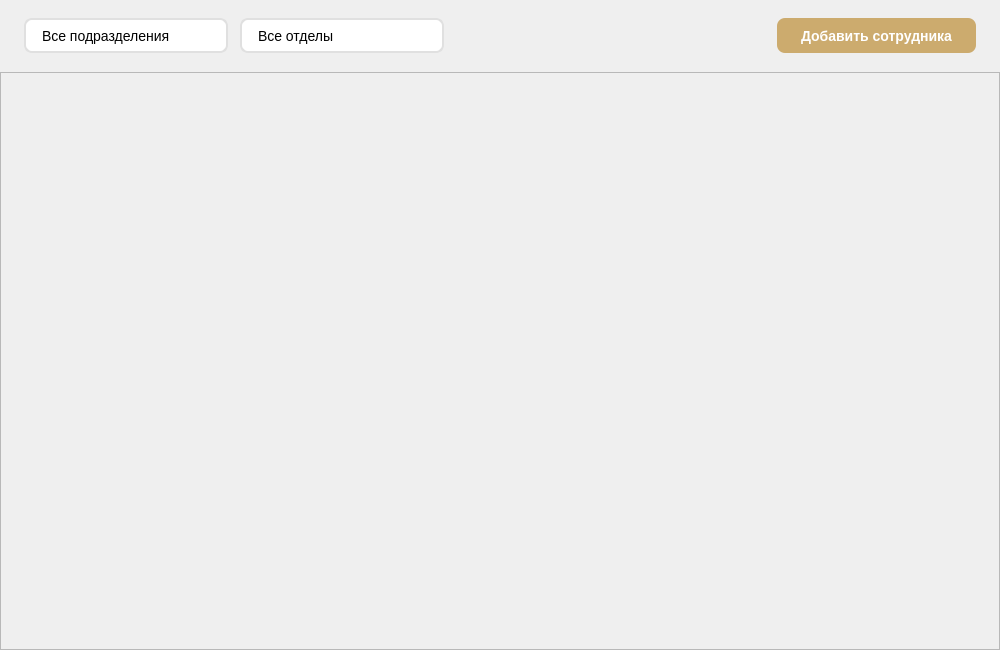
<?xml version="1.0" encoding="UTF-8"?>
<ui version="4.0">
 <class>BaseTab</class>
 <widget class="QWidget" name="BaseTab">
  <property name="geometry">
   <rect>
    <x>0</x>
    <y>0</y>
    <width>1000</width>
    <height>650</height>
   </rect>
  </property>
  <layout class="QVBoxLayout" name="verticalLayout">
   <property name="spacing">
    <number>0</number>
   </property>
   <property name="leftMargin">
    <number>0</number>
   </property>
   <property name="topMargin">
    <number>0</number>
   </property>
   <property name="rightMargin">
    <number>0</number>
   </property>
   <property name="bottomMargin">
    <number>0</number>
   </property>
   <item>
    <widget class="QFrame" name="toolsFrame">
     <property name="minimumSize">
      <size>
       <width>0</width>
       <height>72</height>
      </size>
     </property>
     <property name="maximumSize">
      <size>
       <width>16777215</width>
       <height>72</height>
      </size>
     </property>
     <property name="styleSheet">
      <string notr="true">
QFrame#toolsFrame {
    background-color: transparent;
   border: none;
}
      </string>
     </property>
     <layout class="QHBoxLayout" name="toolsLayout">
      <property name="spacing">
       <number>12</number>
      </property>
      <property name="leftMargin">
       <number>24</number>
      </property>
      <property name="topMargin">
       <number>18</number>
      </property>
      <property name="rightMargin">
       <number>24</number>
      </property>
      <property name="bottomMargin">
       <number>18</number>
      </property>
      <item>
       <widget class="QComboBox" name="filterSubDepartment">
        <property name="minimumSize">
         <size>
          <width>186</width>
          <height>35</height>
         </size>
        </property>
        <property name="maximumSize">
         <size>
          <width>240</width>
          <height>35</height>
         </size>
        </property>
        <property name="styleSheet">
         <string notr="true">QComboBox {
    border: 2px solid #E0E0E0;
    border-radius: 8px;
    padding: 0px 16px;
    font-size: 14px;
    background-color: white;
    min-width: 150px;
}
QComboBox:hover {
    border: 2px solid #ccab6e;
}
QComboBox::drop-down {
    border: none;
}</string>
        </property>
        <property name="placeholderText">
         <string>Все подразделения</string>
        </property>
       </widget>
      </item>
      <item>
       <widget class="QComboBox" name="filterDepartment">
        <property name="minimumSize">
         <size>
          <width>186</width>
          <height>35</height>
         </size>
        </property>
        <property name="maximumSize">
         <size>
          <width>240</width>
          <height>35</height>
         </size>
        </property>
        <property name="styleSheet">
         <string notr="true">QComboBox {
    border: 2px solid #E0E0E0;
    border-radius: 8px;
    padding: 0px 16px;
    font-size: 14px;
    background-color: white;
    min-width: 150px;
}
QComboBox:hover {
    border: 2px solid #ccab6e;
}
QComboBox::drop-down {
    border: none;
}</string>
        </property>
        <property name="placeholderText">
         <string>Все отделы</string>
        </property>
       </widget>
      </item>
      <item>
       <spacer name="horizontalSpacer">
        <property name="orientation">
         <enum>Qt::Orientation::Horizontal</enum>
        </property>
        <property name="sizeType">
         <enum>QSizePolicy::Policy::Expanding</enum>
        </property>
        <property name="sizeHint" stdset="0">
         <size>
          <width>40</width>
          <height>20</height>
         </size>
        </property>
       </spacer>
      </item>
      <item>
       <widget class="QPushButton" name="btnAdd">
        <property name="minimumSize">
         <size>
          <width>190</width>
          <height>35</height>
         </size>
        </property>
        <property name="maximumSize">
         <size>
          <width>16777215</width>
          <height>35</height>
         </size>
        </property>
        <property name="styleSheet">
         <string notr="true">QPushButton {
    background-color: #ccab6e;
    color: white;
    font-size: 14px;
    font-weight: bold;
    border: none;
    border-radius: 8px;
    padding: 0 24px;
}
QPushButton:hover {
    background-color: #b8964e;
}
QPushButton:pressed {
    background-color: #a58544;
}</string>
        </property>
        <property name="text">
         <string>Добавить сотрудника</string>
        </property>
       </widget>
      </item>
     </layout>
    </widget>
   </item>
   <item>
    <widget class="QScrollArea" name="scrollArea">
     <property name="widgetResizable">
      <bool>true</bool>
     </property>
     <widget class="QWidget" name="scrollAreaWidgetContents">
      <property name="geometry">
       <rect>
        <x>0</x>
        <y>0</y>
        <width>998</width>
        <height>576</height>
       </rect>
      </property>
      <layout class="QGridLayout" name="cardsGridLayout">
       <property name="leftMargin">
        <number>24</number>
       </property>
       <property name="topMargin">
        <number>24</number>
       </property>
       <property name="rightMargin">
        <number>24</number>
       </property>
       <property name="bottomMargin">
        <number>24</number>
       </property>
       <property name="spacing">
        <number>24</number>
       </property>
      </layout>
     </widget>
    </widget>
   </item>
  </layout>
 </widget>
 <resources/>
 <connections/>
</ui>
